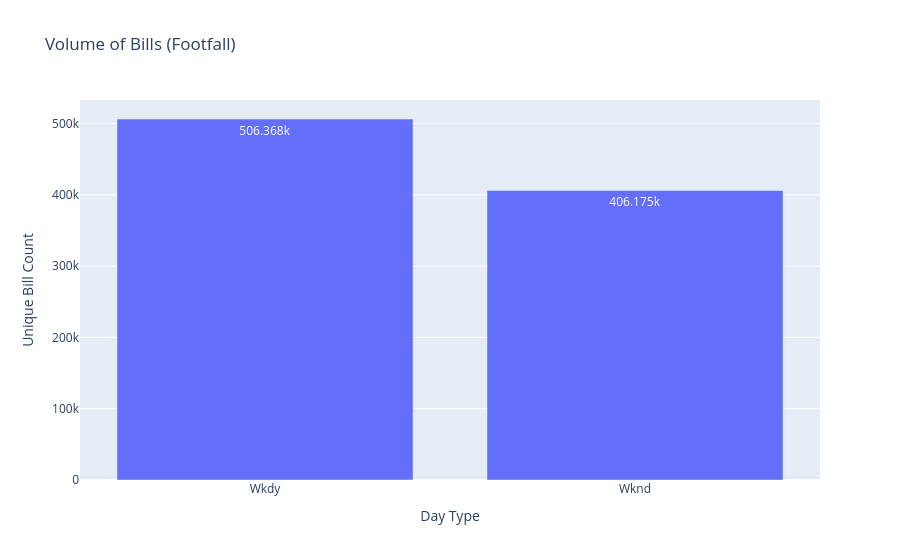

Write notebook code for a chart like this one.
### Code cell
df24 = dfx[dfx['Year']==2024]
analyzer = SegmentationAnalyzer()
# Initialize analyzer
analyzer.analyze_a1(df24)

### Figure 1 — Plotly figure (JSON) as saved in the notebook; plotly's stock layout.template omitted (floating-point values rounded to 4 significant figures)
{"data": [{"hovertemplate": "Day_Type=%{x}<br>Bill_No=%{y}<extra></extra>", "legendgroup": "", "marker": {"color": "#636efa", "pattern": {"shape": ""}}, "name": "", "orientation": "v", "showlegend": false, "textposition": "auto", "texttemplate": "%{y}", "type": "bar", "x": ["Wkdy", "Wknd"], "xaxis": "x", "y": [506368, 406175], "yaxis": "y"}], "layout": {"barmode": "relative", "legend": {"tracegroupgap": 0}, "title": {"text": "Volume of Bills (Footfall)"}, "xaxis": {"anchor": "y", "domain": [0, 1], "title": {"text": "Day Type"}}, "yaxis": {"anchor": "x", "domain": [0, 1], "title": {"text": "Unique Bill Count"}}}}
